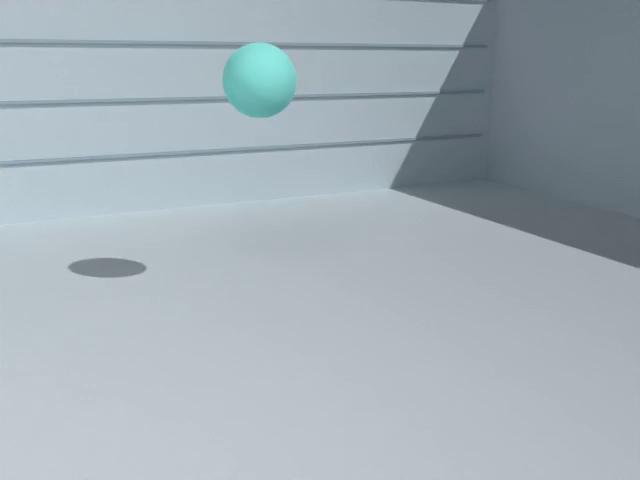
#> input picture frame 0 of site/assets/runs/kubric_batch_v1_smoke_0000/videos/clip_002_cam_static_left_high_phys_drop_bounce.mp4, 640 x 480 px, given in place of clip_000_cam_static_left_high_phys_static_sphere.mp4, which was not available
$ python make_run_previews.py
#> lines starting #> are read from the running program, lines starting #| are printed output that depends on the picture; pictures that were not available may be replaced by others from this repository, and a replacement may not be noted
#> (reads site/assets/runs/kubric_review_v3_official/manifest.json from the repository)
#!/usr/bin/env python3
"""Create browser-free previews for a generated run."""

from __future__ import annotations

import argparse
import json
from pathlib import Path

import cv2
from PIL import Image, ImageDraw


PROJECT_ROOT = Path(__file__).resolve().parents[1]
DEFAULT_RUN_DIR = PROJECT_ROOT / "site" / "assets" / "runs" / "mock_pair_v0"


def sample_video(video_path: Path, samples: int) -> list[Image.Image]:
#> called with samples = 8
    capture = cv2.VideoCapture(str(video_path))
    if not capture.isOpened():
        raise RuntimeError(f"failed to open {video_path}")
    frame_count = int(capture.get(cv2.CAP_PROP_FRAME_COUNT))
    indices = [round(i * max(0, frame_count - 1) / max(1, samples - 1)) for i in range(samples)]
    frames = []
    for index in indices:
        capture.set(cv2.CAP_PROP_POS_FRAMES, index)
        ok, frame = capture.read()
        if not ok:
            continue
        rgb = cv2.cvtColor(frame, cv2.COLOR_BGR2RGB)
        frames.append(Image.fromarray(rgb))
#> this loop made 8 passes
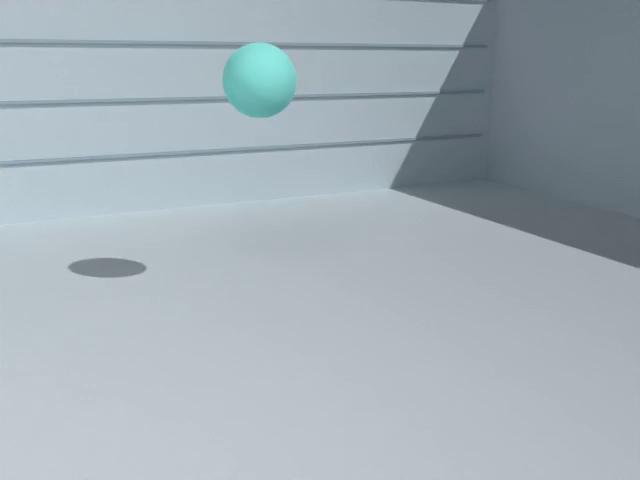
#> input picture frame 0 of site/assets/runs/kubric_batch_v1_smoke_0000/videos/clip_002_cam_static_left_high_phys_drop_bounce.mp4, 640 x 480 px, given in place of clip_000_cam_static_left_high_phys_static_sphere.mp4, which was not available
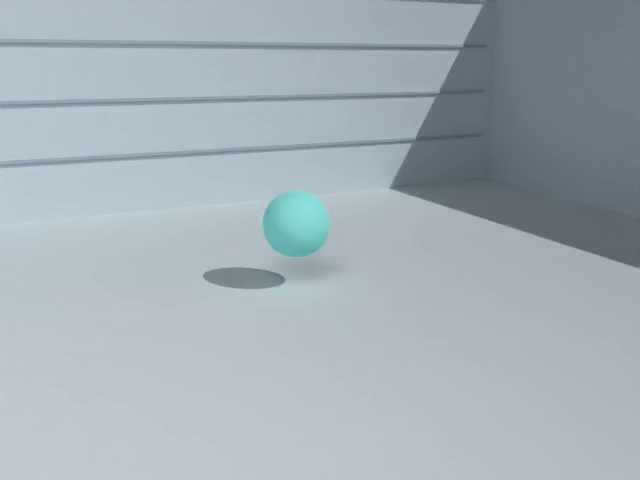
#> input picture frame 14 of site/assets/runs/kubric_batch_v1_smoke_0000/videos/clip_002_cam_static_left_high_phys_drop_bounce.mp4, 640 x 480 px, given in place of clip_000_cam_static_left_high_phys_static_sphere.mp4, which was not available
#> after the loop:
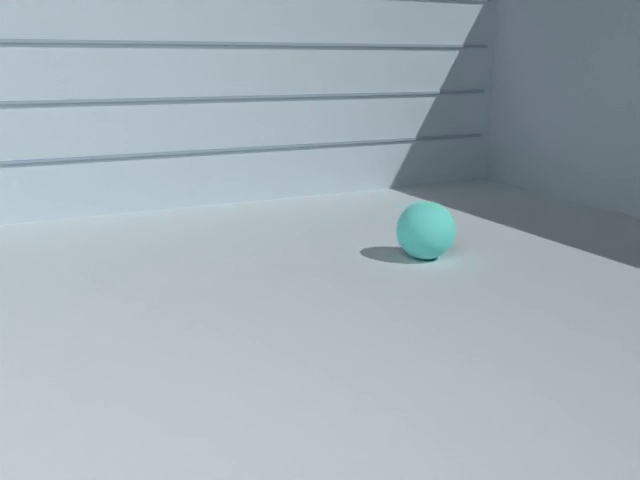
#> frame: shape (480, 640, 3); mean B, G, R 182.5, 176, 163.9
#> after the loop, frames = 8 items
    capture.release()
    return frames


def make_contact_sheet(video_path: Path, out_path: Path, title: str, samples: int, thumb_width: int) -> None:
    frames = sample_video(video_path, samples)
#> frames = 8 items
    if not frames:
        raise RuntimeError(f"no frames sampled from {video_path}")
    thumbs = []
    for frame in frames:
        scale = thumb_width / frame.width
        thumbs.append(frame.resize((thumb_width, round(frame.height * scale))))
#> after the loop, thumbs = 8 items
    label_h = 34
    width = thumb_width * len(thumbs)
#> width = 1440
    height = label_h + max(thumb.height for thumb in thumbs)
#> height = 169
    sheet = Image.new("RGB", (width, height), (245, 247, 248))
    draw = ImageDraw.Draw(sheet)
    draw.text((10, 10), title, fill=(31, 37, 40))
    for idx, thumb in enumerate(thumbs):
        sheet.paste(thumb, (idx * thumb_width, label_h))
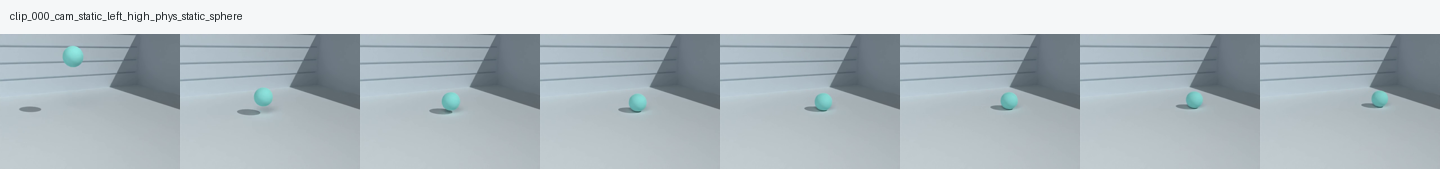
#> sheet: PIL image 1440x169 RGB; mean R, G, B 179.7, 189.9, 195.3
    out_path.parent.mkdir(parents=True, exist_ok=True)
    sheet.save(out_path)


def write_summary(run_dir: Path, manifest: dict[str, object]) -> None:
    lines = [
        f"# {manifest['run_id']}",
        "",
        f"Generator: `{manifest.get('generator', 'unknown')}`",
        "",
        "## Pair Groups",
        "",
    ]
#> lines = ['# kubric_review_v3_official', '', 'Generator: `official_kubric_review`', '', '## Pair Groups', '']
    for group in manifest["pair_groups"]:
        lines.extend(
            [
                f"- `{group['group_id']}`: controlled `{group['controlled_factor']}`, varied `{group['varied_factor']}`",
                f"  clips: {', '.join(group['clip_ids'])}",
            ]
        )
#> after the loop, lines = 46 items, first 6: '# kubric_review_v3_official', '', 'Generator: `official_kubric_review`', '', '## Pair Groups', ''
    lines.extend(["", "## Clips", ""])
    for clip in manifest["clips"]:
        lines.append(f"- `{clip['clip_id']}`: camera `{clip['camera_id']}`, physics `{clip['physics_id']}`")
        lines.append(f"  preview: `previews/{clip['clip_id']}_sheet.png`")
        lines.append(f"  video: `{clip['video']}`")
        lines.append(f"  metadata: `{clip['metadata']}`")
#> after the loop, lines = 109 items, first 6: '# kubric_review_v3_official', '', 'Generator: `official_kubric_review`', '', '## Pair Groups', ''
    (run_dir / "SUMMARY.md").write_text("\n".join(lines) + "\n", encoding="utf-8")


def main() -> None:
    parser = argparse.ArgumentParser()
    parser.add_argument("--run-dir", type=Path, default=DEFAULT_RUN_DIR)
    parser.add_argument("--samples", type=int, default=8)
    parser.add_argument("--thumb-width", type=int, default=180)
    args = parser.parse_args()

    manifest_path = args.run_dir / "manifest.json"
    manifest = json.loads(manifest_path.read_text(encoding="utf-8"))
    for clip in manifest["clips"]:
        video_path = args.run_dir / clip["video"]
        out_path = args.run_dir / "previews" / f"{clip['clip_id']}_sheet.png"
        make_contact_sheet(video_path, out_path, clip["clip_id"], args.samples, args.thumb_width)
    write_summary(args.run_dir, manifest)
    print(f"Wrote previews and SUMMARY.md under {args.run_dir}")


if __name__ == "__main__":
    main()
